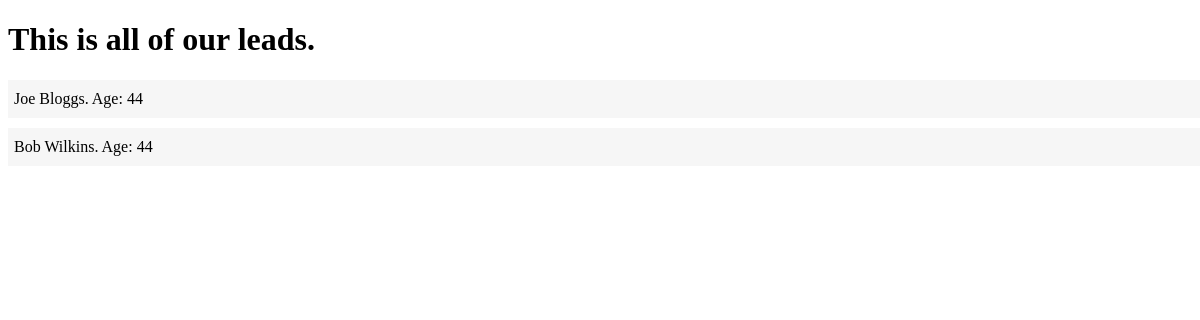
The page /leads/ on the database as committed earlier.
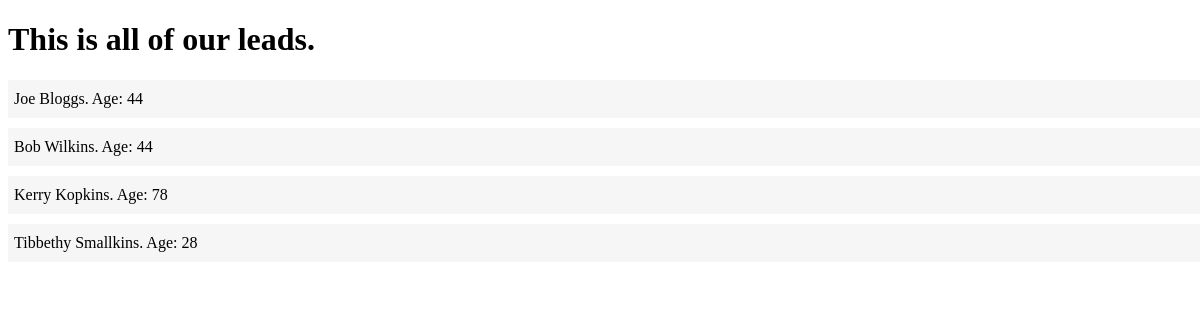
The same page on the database as committed later.
### leads/models.py (models this page shows, shortened)
class Lead(models.Model):
    first_name = models.CharField(max_length=20)
    last_name = models.CharField(max_length=20)
    age = models.IntegerField(default=0)
    agent=models.ForeignKey("Agent", on_delete=models.CASCADE) #CASCADE

### leads/views.py (the view)
# urls.py: path('', lead_list, name='lead-list'),
def lead_list(request):
    leads = Lead.objects.all()
    context = {
        "leads": leads
    }
    return render(request, 'leads/lead_list.html', context)

### leads/templates/leads/lead_list.html (shortened to what this page needs)
<!DOCTYPE html>
<html lang="en">
<head>
</head>
<body>
    <h1>This is all of our leads.</h1>
    {% for lead in leads %}
        <div class="lead">
            {{ lead.first_name }} {{ lead.last_name }}. Age: {{ lead.age }}
        </div>
    {% endfor %}
</body>
</html>

### leads/templates/leads/lead_list.html (style rules this page uses)
.lead { padding-top: 10px; padding-bottom: 10px; padding-left: 6px; padding-right: 6px; margin-top: 10px; background-color: #f6f6f6; width: 100%; }

Rows that differ between the two databases and show on the page:
added Lead: first_name "Kerry", last_name "Kopkins", age "78"
added Lead: first_name "Tibbethy", last_name "Smallkins", age "28"
